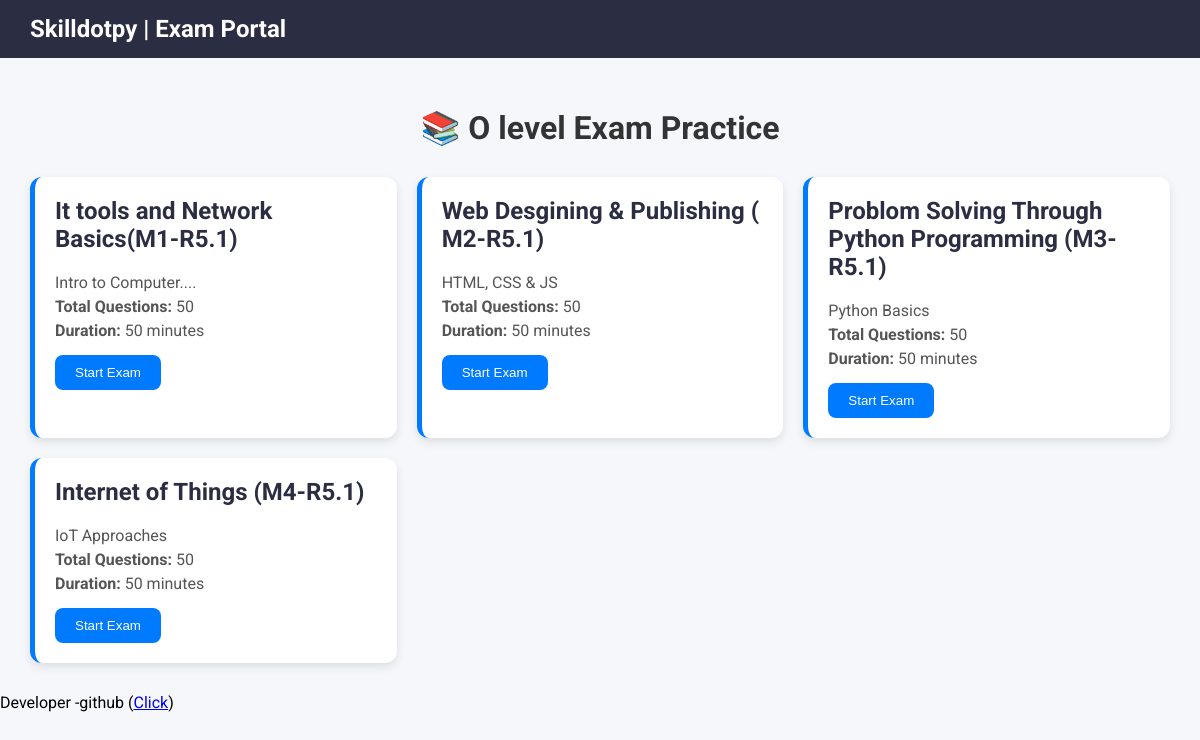
Before: / with the older database file.
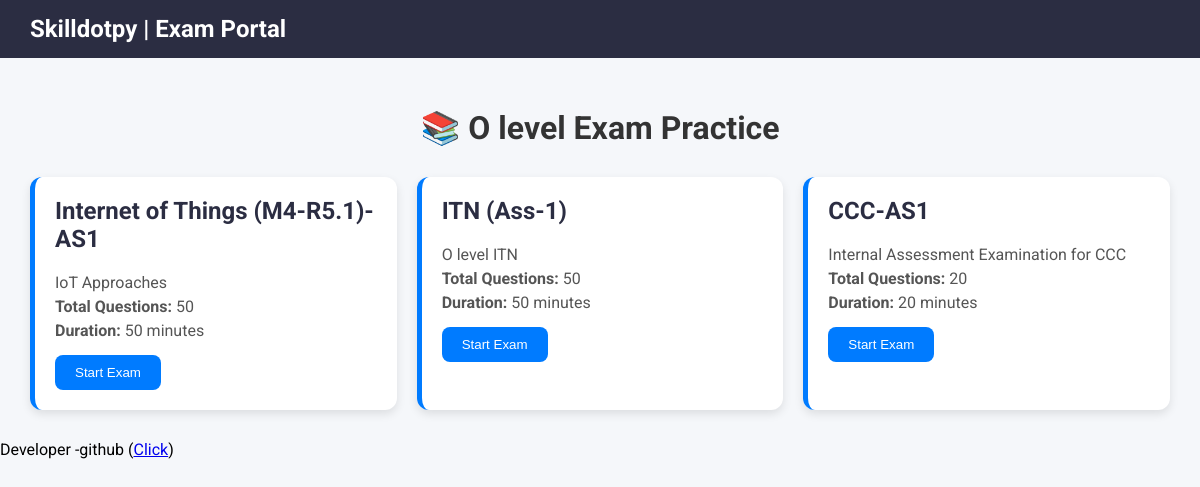
After: the same page with the newer database file.
### exam/models.py (models this page shows, shortened)
class Exam(models.Model):
    title = models.CharField(max_length=200)
    description = models.TextField()
    total_questions = models.IntegerField()
    duration = models.IntegerField(help_text="Duration in minutes")
    visible = models.BooleanField(default=True)

### exam/views.py (the view)
# urls.py: path('', views.home, name='home'),
def home(request):
    exams = Exam.objects.filter(visible=True)
    return render(request, 'exam/home.html', {'exams': exams})

### exam/templates/exam/home.html (shortened to what this page needs)
<!DOCTYPE html>
<html>
<head>
</head>
<body>
    <div class="navbar">
        Skilldotpy | Exam Portal
    </div>
    <div class="container">
        <h1>📚 O level Exam Practice</h1>
        <div class="exam-grid">
            {% for exam in exams %}
            <div class="exam-card">
                <h2>{{ exam.title }}</h2>
                <p>{{ exam.description }}</p>
                <p><strong>Total Questions:</strong> {{ exam.total_questions }}</p>
                <p><strong>Duration:</strong> {{ exam.duration }} minutes</p>
                <a href="{% url 'start_exam' exam.id %}">
                    <button class="start-btn">Start Exam</button>
                </a>
            </div>
            {% endfor %}
        </div>
    </div>
    <div>
        Developer -github (<a href="https://github.com/sde-666">Click</a>)
    </div>
</body>
</html>

Changed rows visible on the page:
no longer on this page (row edited): Exam: title "It tools and Network Basics(M1-R5.1)", description "Intro to Computer....", total_questions "50", duration "50"
no longer on this page (row edited): Exam: title "Web Desgining & Publishing ( M2-R5.1)", description "HTML, CSS & JS", total_questions "50", duration "50"
no longer on this page (row edited): Exam: title "Problom Solving Through Python Programming (M3-R5.1)", description "Python Basics", total_questions "50", duration "50"
changed Exam "IoT Approaches": title "Internet of Things (M4-R5.1)" → "Internet of Things (M4-R5.1)-AS1"
added Exam: title "ITN (Ass-1)", description "O level ITN", total_questions "50", duration "50"
added Exam: title "CCC-AS1", description "Internal Assessment Examination for CCC", total_questions "20", duration "20"
